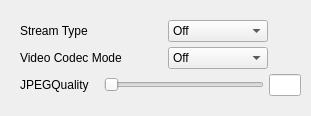
                      <widget class="QWidget" name="camera_settingVideo">
                       <attribute name="title">
                        <string>Video</string>
                       </attribute>
                       <layout class="QVBoxLayout" name="verticalLayout_34">
                        <property name="spacing">
                         <number>5</number>
                        </property>
                        <property name="leftMargin">
                         <number>20</number>
                        </property>
                        <property name="topMargin">
                         <number>20</number>
                        </property>
                        <property name="rightMargin">
                         <number>0</number>
                        </property>
                        <property name="bottomMargin">
                         <number>20</number>
                        </property>
                        <item>
                         <layout class="QHBoxLayout" name="video_streamtypelayout">
                          <item alignment="Qt::AlignLeft">
                           <widget class="QLabel" name="video_streamtypelabel">
                            <property name="sizePolicy">
                             <sizepolicy hsizetype="Preferred" vsizetype="Expanding">
                              <horstretch>0</horstretch>
                              <verstretch>0</verstretch>
                             </sizepolicy>
                            </property>
                            <property name="text">
                             <string>Stream Type</string>
                            </property>
                           </widget>
                          </item>
                          <item alignment="Qt::AlignLeft">
                           <widget class="QComboBox" name="video_streamtypecomboBox">
                            <property name="sizePolicy">
                             <sizepolicy hsizetype="Fixed" vsizetype="Fixed">
                              <horstretch>0</horstretch>
                              <verstretch>0</verstretch>
                             </sizepolicy>
                            </property>
                            <property name="minimumSize">
                             <size>
                              <width>100</width>
                              <height>0</height>
                             </size>
                            </property>
                            <property name="maximumSize">
                             <size>
                              <width>100</width>
                              <height>16777215</height>
                             </size>
                            </property>
                            <item>
                             <property name="text">
                              <string>Off</string>
                             </property>
                            </item>
                            <item>
                             <property name="text">
                              <string>On</string>
                             </property>
                            </item>
                           </widget>
                          </item>
                         </layout>
                        </item>
                        <item>
                         <layout class="QHBoxLayout" name="video_videocodecmodelayout">
                          <item alignment="Qt::AlignLeft">
                           <widget class="QLabel" name="video_videocodecmodelabel">
                            <property name="sizePolicy">
                             <sizepolicy hsizetype="Preferred" vsizetype="Expanding">
                              <horstretch>0</horstretch>
                              <verstretch>0</verstretch>
                             </sizepolicy>
                            </property>
                            <property name="text">
                             <string>Video Codec Mode</string>
                            </property>
                           </widget>
                          </item>
                          <item alignment="Qt::AlignLeft">
                           <widget class="QComboBox" name="video_videocodecmodecomboBox">
                            <property name="sizePolicy">
                             <sizepolicy hsizetype="Fixed" vsizetype="Fixed">
                              <horstretch>0</horstretch>
                              <verstretch>0</verstretch>
                             </sizepolicy>
                            </property>
                            <property name="minimumSize">
                             <size>
                              <width>100</width>
                              <height>0</height>
                             </size>
                            </property>
                            <property name="maximumSize">
                             <size>
                              <width>100</width>
                              <height>16777215</height>
                             </size>
                            </property>
                            <item>
                             <property name="text">
                              <string>Off</string>
                             </property>
                            </item>
                            <item>
                             <property name="text">
                              <string>On</string>
                             </property>
                            </item>
                           </widget>
                          </item>
                         </layout>
                        </item>
                        <item>
                         <layout class="QHBoxLayout" name="video_JPEGqualitylayout">
                          <item>
                           <widget class="QLabel" name="video_JPEGqualitylabel">
                            <property name="sizePolicy">
                             <sizepolicy hsizetype="Preferred" vsizetype="Expanding">
                              <horstretch>0</horstretch>
                              <verstretch>0</verstretch>
                             </sizepolicy>
                            </property>
                            <property name="text">
                             <string>JPEGQuality</string>
                            </property>
                           </widget>
                          </item>
                          <item>
                           <layout class="QHBoxLayout" name="video_JPEGqualitysublayout" stretch="5,1">
                            <property name="leftMargin">
                             <number>10</number>
                            </property>
                            <property name="rightMargin">
                             <number>10</number>
                            </property>
                            <item>
                             <widget class="QSlider" name="video_JPEGqualitySlider">
                              <property name="orientation">
                               <enum>Qt::Horizontal</enum>
                              </property>
                             </widget>
                            </item>
                            <item>
                             <widget class="LineEdit" name="video_JPEGqualitylineEdit"/>
                            </item>
                           </layout>
                          </item>
                         </layout>
                        </item>
                       </layout>
                      </widget>
